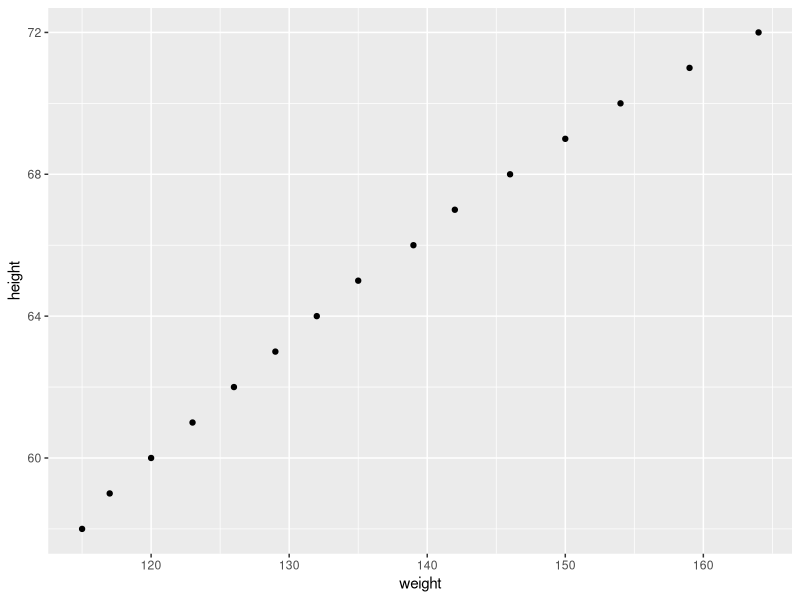
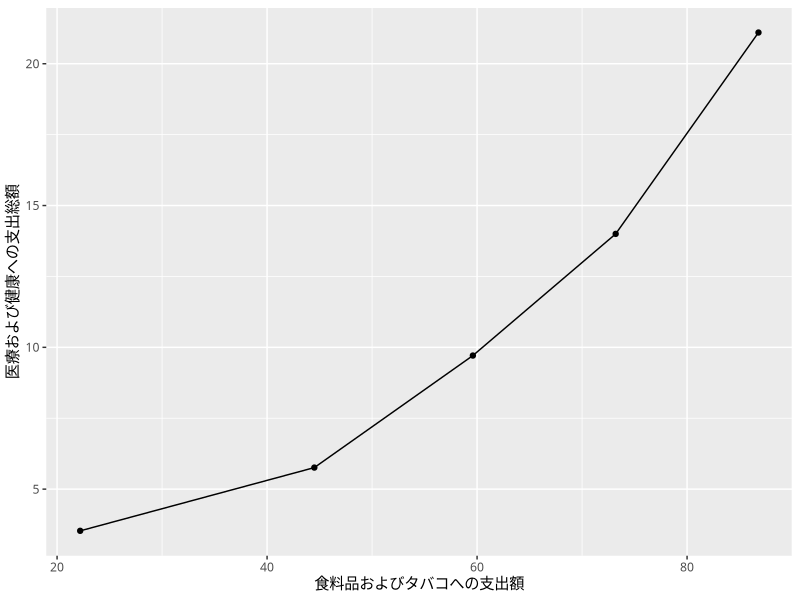
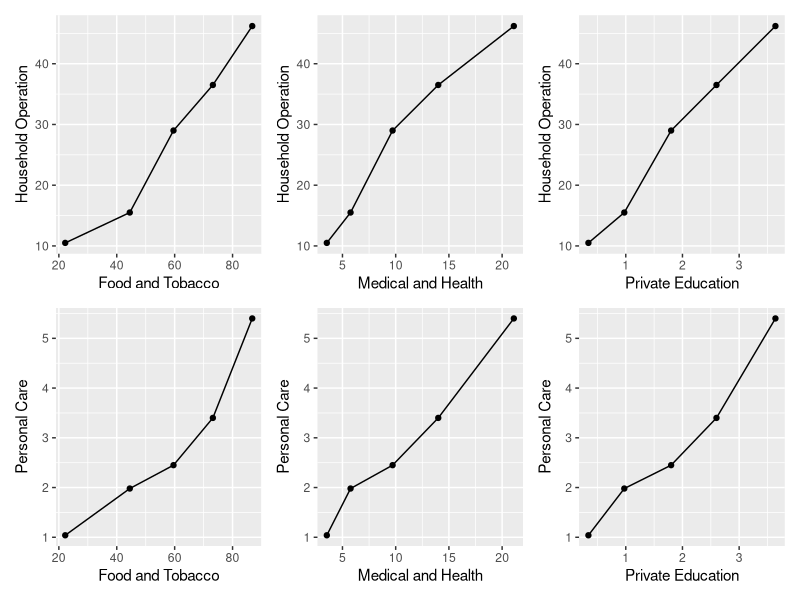
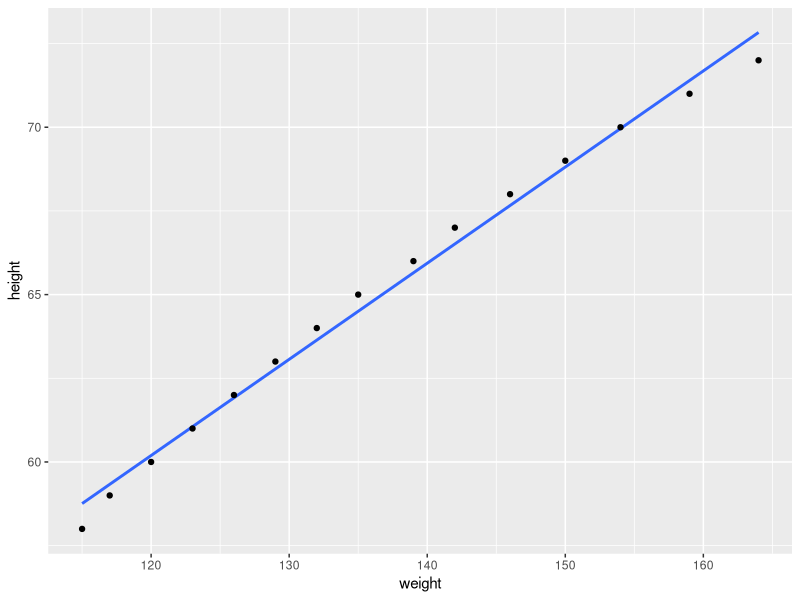
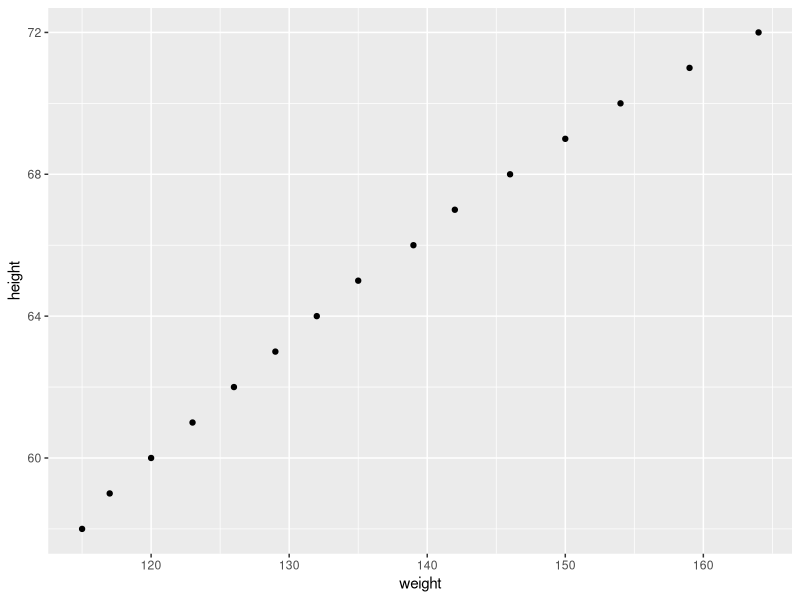
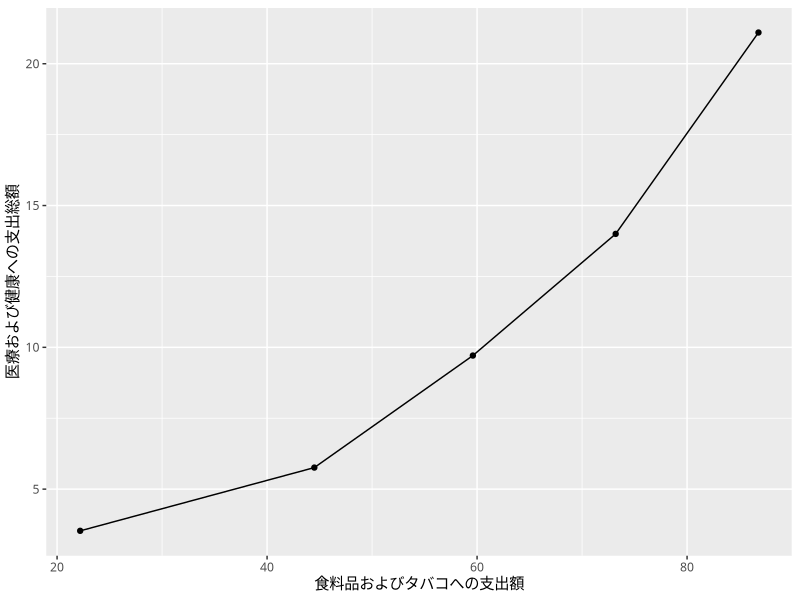
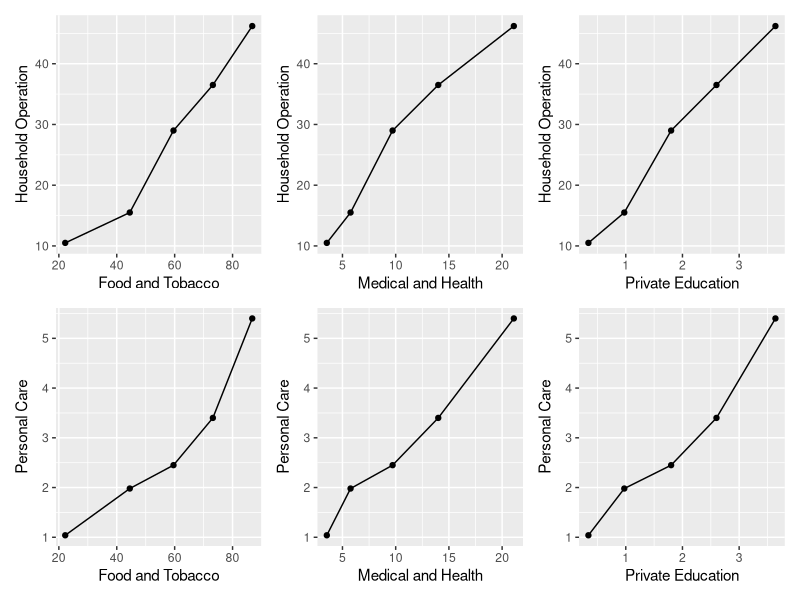
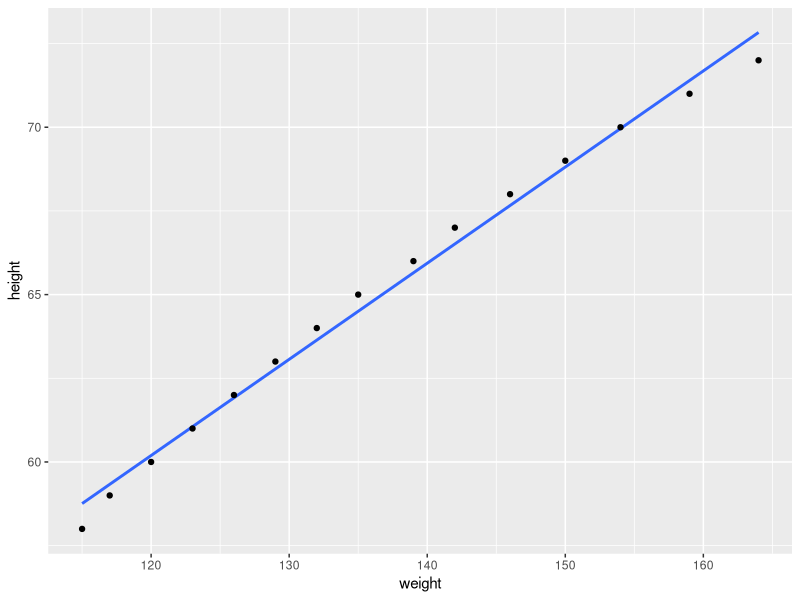

Write the R code that produced these figures, in order.
#chapter01

#package呼び出し
.libPaths()
#packageをDLするpathを設定する
.libPaths("C:/06-R/seminar_R/library")
install.packages("dplyr")
install.packages("tidyr")
install.packages("ggplot2")
install.packages("readxl")
install.packages("tidyverse")
install.packages("here")
library(dplyr)
library(tidyr)
library(ggplot2)
library(readxl)
library(tidyverse)
library(here)
#Figure 1.1
output_path <- here::here("output/ch01")

women %>% 
  ggplot(aes(x = weight, 
             y = height)) +
  geom_point()
ggsave("Figure_1.1.png",path = output_path)


#Figure 1.2
View(USPersonalExpenditure)

US_long <- USPersonalExpenditure %>% 
  as_tibble(rownames = "item") %>% 
  pivot_longer(cols = `1940`:`1960`, 
               names_to  = "year",  
               values_to = "expenditure") 
View(US_long)

USPersonalExpenditure %>% 
  as_tibble(rownames = "item") %>% 
  pivot_longer(`1940`:`1960`, 
               names_to  = "year",  
               values_to = "expenditure") %>% 
  pivot_wider(names_from  = item, 
              values_from = expenditure) %>% 
  ggplot(aes(x = `Food and Tobacco`,
             y = `Medical and Health`)) +
  geom_point() +
  geom_line() +
  xlab("食料品およびタバコへの支出額") +
  ylab("医療および健康への支出総額") +
  theme_gray(base_family = "HiraKakuPro-W3")
ggsave("Figure_1.2.png",path = output_path)

#table 1.1
install.packages("kableExtra")
library(kableExtra)
USPersonalExpenditure %>% 
  kableExtra::kbl() %>% 
  kableExtra::kable_classic_2()

#Figure 1.3
usp <- USPersonalExpenditure %>% 
  as_tibble(rownames = "item") %>% 
  pivot_longer(`1940`:`1960`, 
               names_to  = "year",  
               values_to = "expenditure") %>% 
  pivot_wider(names_from  = item, 
              values_from = expenditure)

g1 <- usp %>% 
  ggplot(aes(x = `Food and Tobacco`,
             y = `Household Operation`)) +
  geom_point() +
  geom_line()

g2 <- usp %>% 
  ggplot(aes(x = `Medical and Health`,
             y = `Household Operation`)) +
  geom_point() +
  geom_line()

g3 <- usp %>% 
  ggplot(aes(x = `Private Education`,
             y = `Household Operation`)) +
  geom_point() +
  geom_line()

g4 <- usp %>% 
  ggplot(aes(x = `Food and Tobacco`,
             y = `Personal Care`)) +
  geom_point() +
  geom_line()

g5 <- usp %>% 
  ggplot(aes(x = `Medical and Health`,
             y = `Personal Care`)) +
  geom_point() +
  geom_line()

g6 <- usp %>% 
  ggplot(aes(x = `Private Education`,
             y = `Personal Care`)) +
  geom_point() +
  geom_line()

install.packages("patchwork")
library(patchwork)

g1 + g2 + g3 + 
  g4 + g5 + g6 + 
  plot_layout(ncol = 3)
ggsave("Figure_1.3.png",path = output_path)

#Figure 1.5
women %>%
  ggplot(aes(x = weight,
             y = height)) +
  geom_smooth(method = "lm", se = FALSE) +
  geom_point()
ggsave("Figure_1.5.png",path = output_path)
